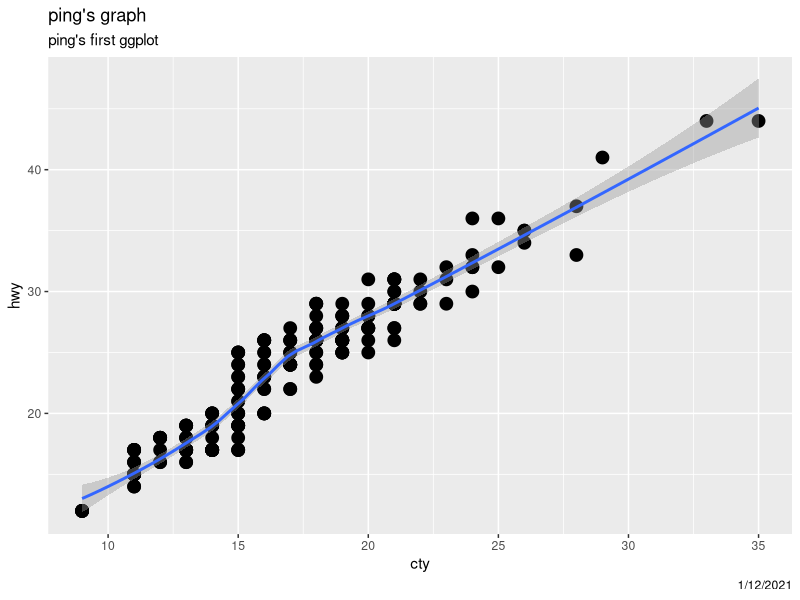

The R source for this figure:
## ---- chunk 1
library(tidyverse)
library(ggplot2)
View(mpg)
## ---- chunk 2
ggplot(mpg, aes(cty, hwy)) + geom_point(size = 4) + geom_smooth() + labs(title = "ping's graph", subtitle = "ping's first ggplot", caption = "1/12/2021")
